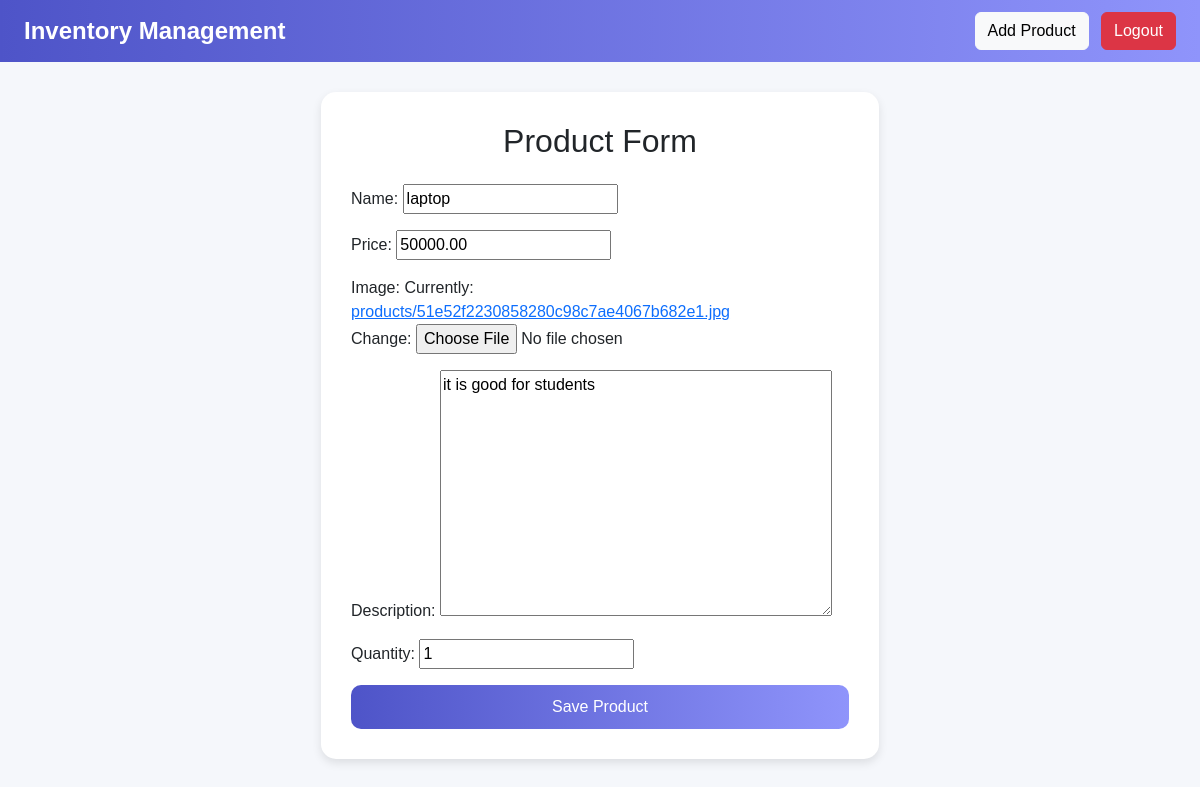
The app's page /edit/1/ (signed in) with its own data.
### managementsystem/models.py (models this page shows, shortened)
class Product(models.Model):
    name = models.CharField(max_length=200)
    price = models.DecimalField(max_digits=10, decimal_places=2)
    image = models.ImageField(upload_to='products/')
    description = models.TextField()
    quantity = models.IntegerField()
    created_at = models.DateTimeField(auto_now_add=True)

### managementsystem/views.py (the view)
# urls.py: path('edit/<int:pk>/', views.edit_product, name='edit_product'),
@login_required
def edit_product(request, pk):
    product = get_object_or_404(Product, pk=pk)
    form = ProductForm(request.POST or None, request.FILES or None, instance=product)
    if form.is_valid():
        form.save()
        return redirect('product_list')
    return render(request, 'product_form.html', {'form': form})

### managementsystem/forms.py
class ProductForm(forms.ModelForm):
    class Meta:
        model = Product
        fields = '__all__'

### templates/product_form.html (shortened to what this page needs)
{% extends 'base.html' %}
{% block content %}
<div class="container-box col-md-6 mx-auto">
    <h2 class="text-center mb-4">Product Form</h2>
    <form method="POST" enctype="multipart/form-data">
        {{ form.as_p }}
        <button type="submit" class="btn btn-custom w-100">Save Product</button>
    </form>
</div>
{% endblock %}

### templates/base.html (style rules this page uses)
body { background: #f5f7fb; font-family: Arial, sans-serif; }
.btn-custom { background: linear-gradient(to right, #4e54c8, #8f94fb); color: white; border: none; padding: 10px 20px; border-radius: 10px; }
.container-box { background: white; padding: 30px; border-radius: 15px; box-shadow: 0 4px 10px rgba(0,0,0,0.1); margin-top: 30px; }

### records on screen
Product: name "laptop", price "50000.00", description "it is good for students", quantity "1"
